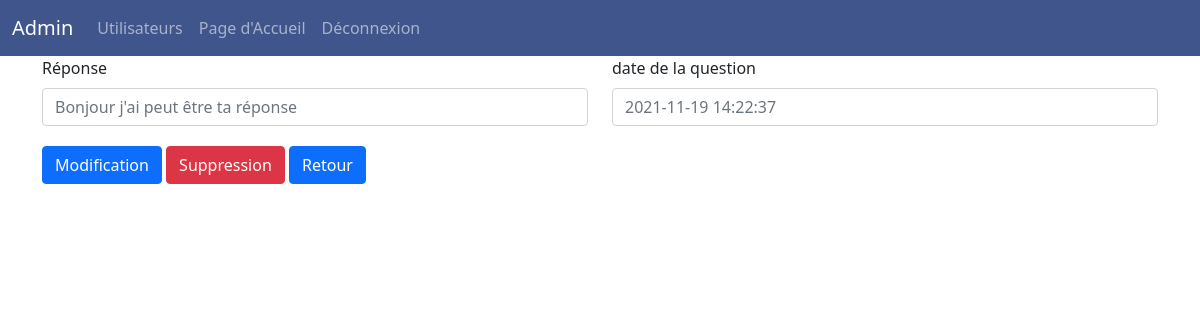
The app's page /admin/modifyAnswerUser.php?id=11 (signed in) with its own data.
### tables this page shows
CREATE TABLE IF NOT EXISTS `reponse` (
  `id` int(11) NOT NULL AUTO_INCREMENT,
  `reponseUser` longtext NOT NULL,
  `user_id` int(11) NOT NULL,
  `article_id` int(11) NOT NULL,
  `createDateAnswer` datetime NOT NULL DEFAULT CURRENT_TIMESTAMP,
  PRIMARY KEY (`id`),
  KEY `article_id` (`article_id`) USING BTREE,
  KEY `id_user` (`user_id`)
);

### admin/modifyAnswerUser.php (the view, shortened to what this page needs)
<?php require('../src/connexion.php');
?>
<!DOCTYPE html>
<html>
<?php include '../includes/head.php'; ?>
<body>
    <?php include '../includes/navbarAdmin.php'; ?>
    <section>
        <div class="container">
            <?php
            if (isset($_GET['id']) and !empty($_GET['id'])) {
                $id = htmlspecialchars($_GET['id']);
                $requete = $bdd->prepare("SELECT * FROM reponse where id = '$id'");
                $requete->execute(array($id));
                while ($data = $requete->fetch()) :
            ?>
                    <form method="post" action="modifyAnswerUser.php?id=<?= $data['id'] ?>" class="row">
                        <div class="col-md-6">
                            <label class="form-label">Réponse</label>
                            <input type="text" class="form-control" id="reponse" name="reponse" placeholder="<?php echo $data['reponseUser']; ?> ">
                        </div>
                        <div class="col-md-6">
                            <label class="form-label">date de la question</label>
                            <input type="text" class="form-control" id="creation_date" placeholder="<?php echo $data['createDateAnswer']; ?> ">
                        </div>
                        <div class="col-12" style="margin-top: 20px; margin-bottom: 20px;">
                            <button class="btn btn-primary" type="submit" name="modify">Modification</button>
                            <button class="btn btn-danger" type="submit" name="delete" onclick="return confirm('Are you sure you want to delete this answer?');">Suppression</button>
                            <a class="btn btn-primary" href="user.php" role="button">Retour</a>
                        </div>
                    </form>
            <?php endwhile;
            } ?>
        </div>
    </section>
</body>
</html>

### records on screen
reponse: reponse "Bonjour j'ai peut être ta réponse", createDateAnswer "2021-11-19 14:22:37"
